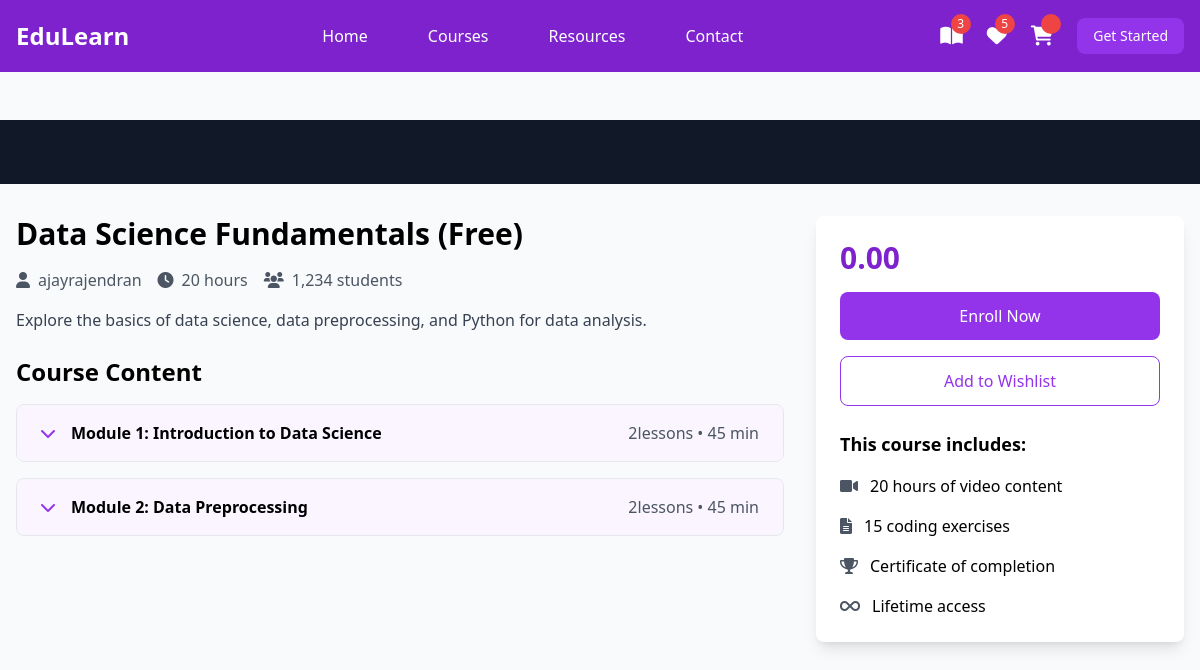
The app's page /student/courses/7/ with its own data.
### instructor/models.py (models this page shows, shortened)
class Course(models.Model):
    title=models.CharField(max_length=200)
    description=models.TextField()
    price=models.DecimalField(decimal_places=2,max_digits=7)
    owner=models.ForeignKey(User,on_delete=models.SET_NULL,related_name="courses",null=True)
    is_free=models.BooleanField(default=False)
    picture=models.ImageField(upload_to="courseimages",null=True,blank=True,default="courseimages/default.png")
    thumbnail=EmbedVideoField()
    category_objects=models.ManyToManyField(Category)
    created_at=models.DateTimeField(auto_now_add=True)
    updated_at=models.DateTimeField(auto_now=True)

class User(AbstractUser):
    ROLE_CHOICES =(
        ("instructor","Instructor"),
        ("student","Student")
    )
    role=models.CharField(max_length=20,choices=ROLE_CHOICES,default="student")

class Module(models.Model):
    title=models.CharField(max_length=200)
    course_object=models.ForeignKey(Course,on_delete=models.CASCADE,related_name="modules")
    order=models.PositiveIntegerField()

### student/views.py (the view)
# urls.py: path('courses/<int:pk>/',views.CourseDetailView.as_view(),name="course-detail"),
class CourseDetailView(View):
    def get(self,request,*args,**kwargs):
        id=kwargs.get("pk")
        course_instance=Course.objects.get(id=id)
        return render(request,"course_detail.html",{"coursedetail":course_instance})

### student/templates/course_detail.html (shortened to what this page needs)
{%extends 'base.html'%} {%block mainblock%} {% load embed_video_tags %}
<div class="pt-20">
  <div class="bg-gray-900 w-full">
    <div class="max-w-screen-xl mx-auto px-4 py-8">
    </div>
  </div>
  <div
    class="max-w-screen-xl mx-auto px-4 py-8 grid grid-cols-1 lg:grid-cols-3 gap-8"
  >
    <div class="lg:col-span-2">
      <h1 class="text-3xl font-bold mb-4">{{coursedetail.title}}</h1>
      <div class="flex items-center mb-4 text-gray-600">
        <span class="mr-4"
          ><i class="fas fa-user mr-2"></i>{{coursedetail.owner}}</span
        >
        <span class="mr-4"><i class="fas fa-clock mr-2"></i>20 hours</span>
        <span><i class="fas fa-users mr-2"></i>1,234 students</span>
      </div>
      <p class="text-gray-700 mb-6">{{coursedetail.description}}</p>
      <div class="space-y-4">
        <h2 class="text-2xl font-bold mb-4">Course Content</h2>
        {%for module in coursedetail.modules.all%}
        <div class="border rounded-lg overflow-hidden">
          <button
            class="w-full px-6 py-4 bg-purple-50 hover:bg-purple-100 flex items-center justify-between"
            onclick="toggleModule('module{{forloop.counter}}')"
          >
            <div class="flex items-center">
              <i class="fas fa-chevron-down mr-4 text-purple-600"></i>
              <span class="font-semibold"
                >Module {{forloop.counter}}: {{module.title}}
              </span>
            </div>
            <span class="text-gray-600"
              >{{module.lessons.all.count}}lessons • 45 min</span
            >
          </button>
        </div>
        {%endfor%}
      </div>
    </div>
    <div class="lg:col-span-1">
      <div class="bg-white p-6 rounded-lg shadow-lg sticky top-24">
        <div class="text-3xl font-bold mb-4 text-purple-700">
          {{coursedetail.price}}
        </div>
        <a href="{%url 'add-to-cart' coursedetail.id%}">
          <button
            class="w-full bg-purple-600 text-white py-3 rounded-lg mb-4 hover:bg-purple-700 transition duration-300"
          >
            Enroll Now
          </button>
        <a>
        <button
          class="w-full border border-purple-600 text-purple-600 py-3 rounded-lg mb-6 hover:bg-purple-50 transition duration-300"
        >
          Add to Wishlist
        </button>
        <div class="space-y-4">
          <h3 class="font-bold text-lg">This course includes:</h3>
          <div class="flex items-center">
            <i class="fas fa-video mr-3 text-gray-600"></i>
            <span>20 hours of video content</span>
          </div>
          <div class="flex items-center">
            <i class="fas fa-file-alt mr-3 text-gray-600"></i>
            <span>15 coding exercises</span>
          </div>
          <div class="flex items-center">
            <i class="fas fa-trophy mr-3 text-gray-600"></i>
            <span>Certificate of completion</span>
          </div>
          <div class="flex items-center">
            <i class="fas fa-infinity mr-3 text-gray-600"></i>
            <span>Lifetime access</span>
          </div>
        </div>
      </div>
    </div>
  </div>
</div>
{%endblock%}

### records on screen
Course: title "Data Science Fundamentals (Free)", owner "ajayrajendran", description "Explore the basics of data science, data preprocessing, and Python for data analysis.", price "0.00"
Module: title "Introduction to Data Science", lessons.all.count "2"
Module: title "Data Preprocessing", lessons.all.count "2"
